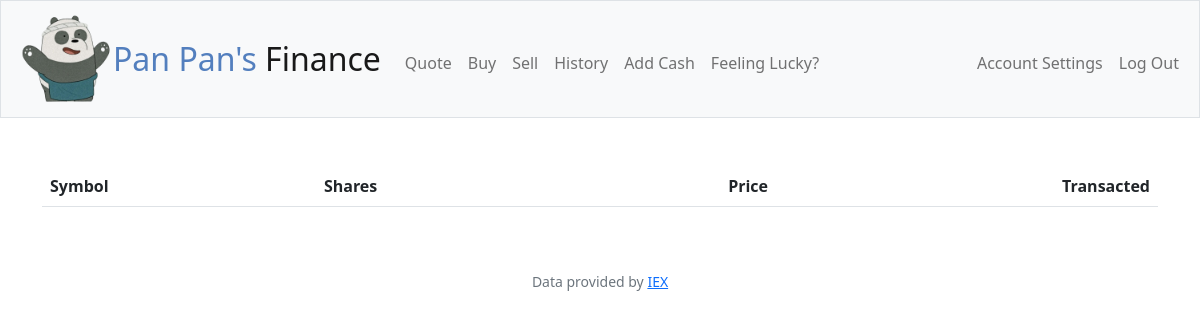
/history (signed in), run on an earlier commit of the app's database.
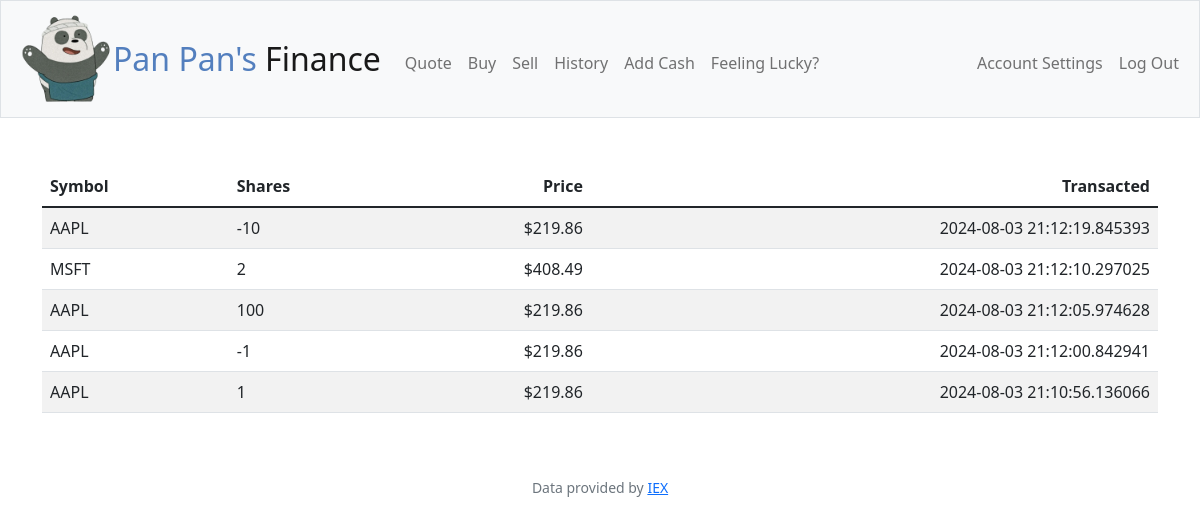
And on a later commit of the database.
### tables this page shows
CREATE TABLE transactions
(
    id INTEGER PRIMARY KEY AUTOINCREMENT NOT NULL,
    user_id INTEGER,
    symbol TEXT NOT NULL,
    stock_name TEXT NOT NULL,
    purchased_price NUMERIC NOT NULL,
    shares_qty NUMERIC NOT NULL,
    datetime TEXT NOT NULL,
    FOREIGN KEY(user_id) REFERENCES users(id)
);

### app.py (the view)
@app.route("/history")
@login_required
def history():
    conn = get_db_connection()
    if (request.method == "GET"):
        sess_id = session["user_id"]
        stocks_portfolio = conn.execute("SELECT * FROM transactions WHERE user_id = ?", (sess_id, )).fetchall()
        return render_template("history.html", stocks_portfolio=stocks_portfolio)

### app.py (called while the page is built)
@app.after_request
def after_request(response):
    response.headers["Cache-Control"] = "no-cache, no-store, must-revalidate"
    response.headers["Expires"] = 0
    response.headers["Pragma"] = "no-cache"
    return response

def get_db_connection():
    conn = sqlite3.connect('finance.db')
    conn.row_factory = sqlite3.Row  # Allows dictionary-like row access
    return conn

### helpers.py (called while the page is built)
def login_required(f):
    @wraps(f)
    def decorated_function(*args, **kwargs):
        if session.get("user_id") is None:
            return redirect("/login")
        return f(*args, **kwargs)
    return decorated_function

def usd(value):
    return f"${value:,.2f}"

### templates/history.html (shortened to what this page needs)
{% extends "layout.html" %}
{% block main %}
    <div class="container text-center table-responsive">
        <table class="table table-striped">
            <thead class="thead-dark">
                <tr>
                    <th class="text-start">Symbol</th>
                    <th class="text-start">Shares</th>
                    <th class="text-end">Price</th>
                    <th class="text-end">Transacted</th>
                </tr>
            </thead>
            <tbody>
                {% for stock in stocks_portfolio|reverse %}
                    <tr>
                        <td class="text-start">{{ stock.symbol }}</td>
                        <td class="text-start">{{ stock.shares_qty }}</td>
                        <td class="text-end">{{ stock.purchased_price | usd }}</td>
                        <td class="text-end">{{ stock.datetime }}</td>
                    </tr>
                {% endfor %}
            </tbody>
        </table>
    </div>
{% endblock %}

### templates/layout.html (shortened to what this page needs)
<!DOCTYPE html>
<html lang="en">
    <head>
        <link href="https://cdn.jsdelivr.net/npm/bootstrap@5.1.3/dist/css/bootstrap.min.css" rel="stylesheet">
        <link href="/static/styles.css" rel="stylesheet">
    </head>
    <body>
        <nav class="bg-light border navbar navbar-expand-md navbar-light">
            <div class="container-fluid">
                <img class="pan_pan" src="static/panpan-icon.png" alt="Pan Pan Logo">
                <a class="navbar-brand" href="/"><span class="blue">Pan Pan's</span> <span class="black">Finance</span></a>
                <div class="collapse navbar-collapse" id="navbar">
                    {% if session["user_id"] %}
                        <ul class="navbar-nav me-auto mt-2">
                            <li class="nav-item"><a class="nav-link" href="/quote">Quote</a></li>
                            <li class="nav-item"><a class="nav-link" href="/buy">Buy</a></li>
                            <li class="nav-item"><a class="nav-link" href="/sell">Sell</a></li>
                            <li class="nav-item"><a class="nav-link" href="/history">History</a></li>
                            <li class="nav-item"><a class="nav-link" href="/add">Add Cash</a></li>
                            <li class="nav-item"><a class="nav-link" href="https://www.youtube.com/watch?v=dQw4w9WgXcQ">Feeling Lucky?</a></li>
                        </ul>
                        <ul class="navbar-nav ms-auto mt-2">
                            <li class="nav-item"><a class="nav-link" href="/account">Account Settings</a></li>
                            <li class="nav-item"><a class="nav-link" href="/logout">Log Out</a></li>
                        </ul>
                    {% else %}
                        <ul class="navbar-nav ms-auto mt-2">
                            <li class="nav-item"><a class="nav-link" href="/register">Register</a></li>
                            <li class="nav-item"><a class="nav-link" href="/login">Log In</a></li>
                        </ul>
                    {% endif %}
                </div>
            </div>
        </nav>
        <main class="container-fluid py-5 text-center">
            {% block main %}{% endblock %}
        </main>
        <footer class="mb-5 small text-center text-muted">
            Data provided by <a href="https://iexcloud.io/">IEX</a>
        </footer>
    </body>
</html>

### static/styles.css (style rules this page uses)
nav .navbar-brand { font-size: xx-large; }
nav .navbar-brand .blue { color: #537fbe; }
.pan_pan { display: inline-block; width: 100px; height: 100px; }

What changed in the data, as far as the page shows it:
added transactions: symbol "AAPL", shares_qty "-10", purchased_price "$219.86", datetime "2024-08-03 21:12:19.845393"
added transactions: symbol "MSFT", shares_qty "2", purchased_price "$408.49", datetime "2024-08-03 21:12:10.297025"
added transactions: symbol "AAPL", shares_qty "100", purchased_price "$219.86", datetime "2024-08-03 21:12:05.974628"
added transactions: symbol "AAPL", shares_qty "-1", purchased_price "$219.86", datetime "2024-08-03 21:12:00.842941"
added transactions: symbol "AAPL", shares_qty "1", purchased_price "$219.86", datetime "2024-08-03 21:10:56.136066"
